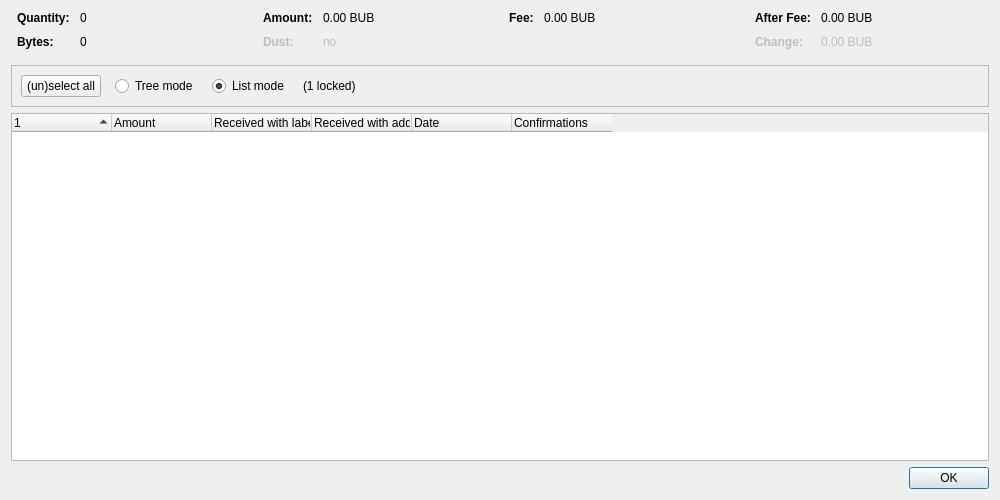
<?xml version="1.0" encoding="UTF-8"?>
<ui version="4.0">
 <class>CoinControlDialog</class>
 <widget class="QDialog" name="CoinControlDialog">
  <property name="geometry">
   <rect>
    <x>0</x>
    <y>0</y>
    <width>1000</width>
    <height>500</height>
   </rect>
  </property>
  <property name="windowTitle">
   <string>Coin Selection</string>
  </property>
  <layout class="QVBoxLayout" name="verticalLayout">
   <item>
    <layout class="QHBoxLayout" name="horizontalLayoutTop" stretch="0,0,0,0">
     <property name="topMargin">
      <number>0</number>
     </property>
     <property name="bottomMargin">
      <number>10</number>
     </property>
     <item>
      <layout class="QFormLayout" name="formLayoutCoinControl1">
       <property name="horizontalSpacing">
        <number>10</number>
       </property>
       <property name="verticalSpacing">
        <number>10</number>
       </property>
       <property name="leftMargin">
        <number>6</number>
       </property>
       <property name="rightMargin">
        <number>6</number>
       </property>
       <item row="0" column="0">
        <widget class="QLabel" name="labelCoinControlQuantityText">
         <property name="font">
          <font>
           <weight>75</weight>
           <bold>true</bold>
          </font>
         </property>
         <property name="text">
          <string>Quantity:</string>
         </property>
        </widget>
       </item>
       <item row="0" column="1">
        <widget class="QLabel" name="labelCoinControlQuantity">
         <property name="cursor">
          <cursorShape>IBeamCursor</cursorShape>
         </property>
         <property name="contextMenuPolicy">
          <enum>Qt::ActionsContextMenu</enum>
         </property>
         <property name="text">
          <string notr="true">0</string>
         </property>
         <property name="textInteractionFlags">
          <set>Qt::LinksAccessibleByMouse|Qt::TextSelectableByKeyboard|Qt::TextSelectableByMouse</set>
         </property>
        </widget>
       </item>
       <item row="1" column="0">
        <widget class="QLabel" name="labelCoinControlBytesText">
         <property name="font">
          <font>
           <weight>75</weight>
           <bold>true</bold>
          </font>
         </property>
         <property name="text">
          <string>Bytes:</string>
         </property>
        </widget>
       </item>
       <item row="1" column="1">
        <widget class="QLabel" name="labelCoinControlBytes">
         <property name="cursor">
          <cursorShape>IBeamCursor</cursorShape>
         </property>
         <property name="contextMenuPolicy">
          <enum>Qt::ActionsContextMenu</enum>
         </property>
         <property name="text">
          <string notr="true">0</string>
         </property>
         <property name="textInteractionFlags">
          <set>Qt::LinksAccessibleByMouse|Qt::TextSelectableByKeyboard|Qt::TextSelectableByMouse</set>
         </property>
        </widget>
       </item>
      </layout>
     </item>
     <item>
      <layout class="QFormLayout" name="formLayoutCoinControl2">
       <property name="horizontalSpacing">
        <number>10</number>
       </property>
       <property name="verticalSpacing">
        <number>10</number>
       </property>
       <property name="leftMargin">
        <number>6</number>
       </property>
       <property name="rightMargin">
        <number>6</number>
       </property>
       <item row="0" column="0">
        <widget class="QLabel" name="labelCoinControlAmountText">
         <property name="font">
          <font>
           <weight>75</weight>
           <bold>true</bold>
          </font>
         </property>
         <property name="text">
          <string>Amount:</string>
         </property>
        </widget>
       </item>
       <item row="0" column="1">
        <widget class="QLabel" name="labelCoinControlAmount">
         <property name="cursor">
          <cursorShape>IBeamCursor</cursorShape>
         </property>
         <property name="contextMenuPolicy">
          <enum>Qt::ActionsContextMenu</enum>
         </property>
         <property name="text">
          <string notr="true">0.00 BUB</string>
         </property>
         <property name="textInteractionFlags">
          <set>Qt::LinksAccessibleByMouse|Qt::TextSelectableByKeyboard|Qt::TextSelectableByMouse</set>
         </property>
        </widget>
       </item>
       <item row="1" column="0">
        <widget class="QLabel" name="labelCoinControlLowOutputText">
         <property name="enabled">
          <bool>false</bool>
         </property>
         <property name="font">
          <font>
           <weight>75</weight>
           <bold>true</bold>
          </font>
         </property>
         <property name="text">
          <string>Dust:</string>
         </property>
        </widget>
       </item>
       <item row="1" column="1">
        <widget class="QLabel" name="labelCoinControlLowOutput">
         <property name="enabled">
          <bool>false</bool>
         </property>
         <property name="cursor">
          <cursorShape>IBeamCursor</cursorShape>
         </property>
         <property name="contextMenuPolicy">
          <enum>Qt::ActionsContextMenu</enum>
         </property>
         <property name="text">
          <string notr="true">no</string>
         </property>
         <property name="textInteractionFlags">
          <set>Qt::LinksAccessibleByMouse|Qt::TextSelectableByKeyboard|Qt::TextSelectableByMouse</set>
         </property>
        </widget>
       </item>
      </layout>
     </item>
     <item>
      <layout class="QFormLayout" name="formLayoutCoinControl3">
       <property name="horizontalSpacing">
        <number>10</number>
       </property>
       <property name="verticalSpacing">
        <number>10</number>
       </property>
       <property name="leftMargin">
        <number>6</number>
       </property>
       <property name="rightMargin">
        <number>6</number>
       </property>
       <item row="0" column="0">
        <widget class="QLabel" name="labelCoinControlFeeText">
         <property name="font">
          <font>
           <weight>75</weight>
           <bold>true</bold>
          </font>
         </property>
         <property name="text">
          <string>Fee:</string>
         </property>
        </widget>
       </item>
       <item row="0" column="1">
        <widget class="QLabel" name="labelCoinControlFee">
         <property name="cursor">
          <cursorShape>IBeamCursor</cursorShape>
         </property>
         <property name="contextMenuPolicy">
          <enum>Qt::ActionsContextMenu</enum>
         </property>
         <property name="text">
          <string notr="true">0.00 BUB</string>
         </property>
         <property name="textInteractionFlags">
          <set>Qt::LinksAccessibleByMouse|Qt::TextSelectableByKeyboard|Qt::TextSelectableByMouse</set>
         </property>
        </widget>
       </item>
      </layout>
     </item>
     <item>
      <layout class="QFormLayout" name="formLayoutCoinControl4">
       <property name="horizontalSpacing">
        <number>10</number>
       </property>
       <property name="verticalSpacing">
        <number>10</number>
       </property>
       <property name="leftMargin">
        <number>6</number>
       </property>
       <property name="rightMargin">
        <number>6</number>
       </property>
       <item row="0" column="0">
        <widget class="QLabel" name="labelCoinControlAfterFeeText">
         <property name="font">
          <font>
           <weight>75</weight>
           <bold>true</bold>
          </font>
         </property>
         <property name="text">
          <string>After Fee:</string>
         </property>
        </widget>
       </item>
       <item row="0" column="1">
        <widget class="QLabel" name="labelCoinControlAfterFee">
         <property name="cursor">
          <cursorShape>IBeamCursor</cursorShape>
         </property>
         <property name="contextMenuPolicy">
          <enum>Qt::ActionsContextMenu</enum>
         </property>
         <property name="text">
          <string notr="true">0.00 BUB</string>
         </property>
         <property name="textInteractionFlags">
          <set>Qt::LinksAccessibleByMouse|Qt::TextSelectableByKeyboard|Qt::TextSelectableByMouse</set>
         </property>
        </widget>
       </item>
       <item row="1" column="0">
        <widget class="QLabel" name="labelCoinControlChangeText">
         <property name="enabled">
          <bool>false</bool>
         </property>
         <property name="font">
          <font>
           <weight>75</weight>
           <bold>true</bold>
          </font>
         </property>
         <property name="text">
          <string>Change:</string>
         </property>
        </widget>
       </item>
       <item row="1" column="1">
        <widget class="QLabel" name="labelCoinControlChange">
         <property name="enabled">
          <bool>false</bool>
         </property>
         <property name="cursor">
          <cursorShape>IBeamCursor</cursorShape>
         </property>
         <property name="contextMenuPolicy">
          <enum>Qt::ActionsContextMenu</enum>
         </property>
         <property name="text">
          <string notr="true">0.00 BUB</string>
         </property>
         <property name="textInteractionFlags">
          <set>Qt::LinksAccessibleByMouse|Qt::TextSelectableByKeyboard|Qt::TextSelectableByMouse</set>
         </property>
        </widget>
       </item>
      </layout>
     </item>
    </layout>
   </item>
   <item>
    <widget class="QFrame" name="frame">
     <property name="minimumSize">
      <size>
       <width>0</width>
       <height>40</height>
      </size>
     </property>
     <property name="frameShape">
      <enum>QFrame::StyledPanel</enum>
     </property>
     <property name="frameShadow">
      <enum>QFrame::Sunken</enum>
     </property>
     <layout class="QHBoxLayout" name="horizontalLayout">
      <item>
       <layout class="QHBoxLayout" name="horizontalLayoutPanel" stretch="0,0,0,0,0">
        <property name="spacing">
         <number>14</number>
        </property>
        <item>
         <widget class="QPushButton" name="pushButtonSelectAll">
          <property name="sizePolicy">
           <sizepolicy hsizetype="Maximum" vsizetype="Fixed">
            <horstretch>0</horstretch>
            <verstretch>0</verstretch>
           </sizepolicy>
          </property>
          <property name="text">
           <string>(un)select all</string>
          </property>
          <property name="autoDefault">
           <bool>false</bool>
          </property>
         </widget>
        </item>
        <item>
         <widget class="QRadioButton" name="radioTreeMode">
          <property name="sizePolicy">
           <sizepolicy hsizetype="Maximum" vsizetype="Fixed">
            <horstretch>0</horstretch>
            <verstretch>0</verstretch>
           </sizepolicy>
          </property>
          <property name="text">
           <string>Tree mode</string>
          </property>
         </widget>
        </item>
        <item>
         <widget class="QRadioButton" name="radioListMode">
          <property name="sizePolicy">
           <sizepolicy hsizetype="Maximum" vsizetype="Fixed">
            <horstretch>0</horstretch>
            <verstretch>0</verstretch>
           </sizepolicy>
          </property>
          <property name="text">
           <string>List mode</string>
          </property>
          <property name="checked">
           <bool>true</bool>
          </property>
         </widget>
        </item>
        <item>
         <widget class="QLabel" name="labelLocked">
          <property name="text">
           <string notr="true">(1 locked)</string>
          </property>
         </widget>
        </item>
        <item>
         <spacer name="horizontalSpacer">
          <property name="orientation">
           <enum>Qt::Horizontal</enum>
          </property>
          <property name="sizeHint" stdset="0">
           <size>
            <width>40</width>
            <height>20</height>
           </size>
          </property>
         </spacer>
        </item>
       </layout>
      </item>
     </layout>
    </widget>
   </item>
   <item>
    <widget class="CoinControlTreeWidget" name="treeWidget">
     <property name="contextMenuPolicy">
      <enum>Qt::CustomContextMenu</enum>
     </property>
     <property name="sortingEnabled">
      <bool>false</bool>
     </property>
     <property name="columnCount">
      <number>6</number>
     </property>
     <attribute name="headerShowSortIndicator" stdset="0">
      <bool>true</bool>
     </attribute>
     <attribute name="headerStretchLastSection">
      <bool>false</bool>
     </attribute>
     <column>
      <property name="text">
       <string/>
      </property>
     </column>
     <column>
      <property name="text">
       <string>Amount</string>
      </property>
     </column>
     <column>
      <property name="text">
       <string>Received with label</string>
      </property>
     </column>
     <column>
      <property name="text">
       <string>Received with address</string>
      </property>
     </column>
     <column>
      <property name="text">
       <string>Date</string>
      </property>
     </column>
     <column>
      <property name="text">
       <string>Confirmations</string>
      </property>
      <property name="toolTip">
       <string>Confirmed</string>
      </property>
     </column>
     <column>
      <property name="text">
       <string/>
      </property>
     </column>
     <column>
      <property name="text">
       <string/>
      </property>
     </column>
     <column>
      <property name="text">
       <string/>
      </property>
     </column>
     <column>
      <property name="text">
       <string/>
      </property>
     </column>
    </widget>
   </item>
   <item>
    <widget class="QDialogButtonBox" name="buttonBox">
     <property name="orientation">
      <enum>Qt::Horizontal</enum>
     </property>
     <property name="standardButtons">
      <set>QDialogButtonBox::Ok</set>
     </property>
    </widget>
   </item>
  </layout>
 </widget>
 <customwidgets>
  <customwidget>
   <class>CoinControlTreeWidget</class>
   <extends>QTreeWidget</extends>
   <header>qt/coincontroltreewidget.h</header>
  </customwidget>
 </customwidgets>
 <resources/>
 <connections/>
</ui>
